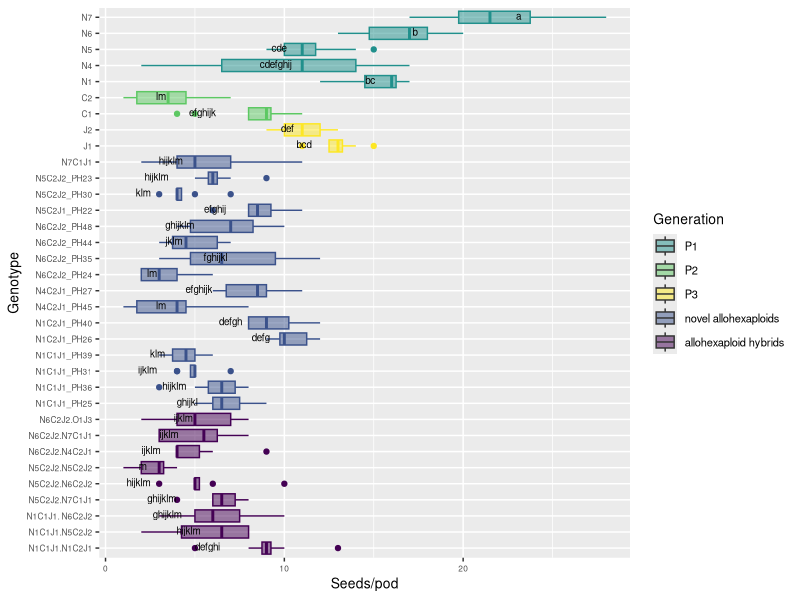

Write R code to recreate this figure.
# Comparison 2X: Novel allohexaploids

#load packages 
install.packages("multcompView")
install.packages("viridis")
library(viridis)

library(tidyverse)
library(dplyr)
library(ggplot2)
library(ggpubr)
library(datasets)
library(multcompView)


# vollständige Rohdatentabelle laden ######
setwd("C:/Users/Helen Behn/Documents/R/Data Analysis EPPN/00_raw_data/Final raw data table")
DATA <- read_csv("EPPN raw data complete 220419.csv")
View(DATA)


#drop first column
DATA = DATA[,2:37]
View(DATA)

#Comparison 2X	
# Aim: to determine if the NCJ allohexaploids have more similarity to each other than to their parent genotypes 
# Genotypes: PH22	PH23	PH24	PH25	PH26	PH27	PH28	PH42	PH30	PH35	PH36	PH40	PH45	PH44	
# PH31	PH48	PH39	PH12	PH13	PH14	PH15	PH16	PH07	PH08	PH09	PH10

#### subsetting #####
#IMPORTANT: N5C2J2.N5C2J1_PH43 has only one parent genotype: N5C2J2 (PH30 and PH23), 
# N5C2J1_PH42 was wrong, deleted from subsetting group 4

comp_2X4 <- DATA[DATA$Genotype %in% c("N6C2J2_PH24", "N6C2J2_PH35", "N6C2J2_PH44", "N6C2J2_PH48", 
                                     "N5C2J1_PH22", "N5C2J2_PH30", "N5C2J2_PH23", "N1C1J1_PH25", "N1C1J1_PH36", 
                                     "N1C1J1_PH31", "N1C1J1_PH39", "N1C2J1_PH26", "N1C2J1_PH40", "N4C2J1_PH45","N4C2J1_PH27", "N7C1J1", 
                                     
                                     "N5", "N6", "N1", "N4", "N7","C1", "C2", "J1", "J2", 
                                     
                                     "N1C1J1.N5C2J2", "N6C2J2.N7C1J1", "N5C2J2.N7C1J1", "N1C1J1. N6C2J2",
                                     "N5C2J2.N6C2J2","N1C1J1.N1C2J1", "N5C2J2.N5C2J2", "N6C2J2.N4C2J1", "N6C2J2.O1J3"), ]
head(comp_2X4)
View(comp_2X4)

#create column giving generation###############################################
#N5C2J1_PH42 removed!!!######################################################## 
comp_2X4 <- comp_2X4 %>%
  mutate(Generation = case_when(
  Genotype == "N1" ~ "P1",
  Genotype == "N4" ~ "P1",
  Genotype == "N5" ~ "P1",
  Genotype == "N6" ~ "P1",
  Genotype == "N7" ~ "P1",
  Genotype == "C1" ~ "P2",
  Genotype == "C2" ~ "P2",
  Genotype == "J1" ~ "P3",
  Genotype == "J2" ~ "P3",
  Genotype == "N5C2J1_PH22" ~ "novel allohex",
  Genotype == "N5C2J2_PH23" ~ "novel allohex",
  Genotype == "N6C2J2_PH24" ~ "novel allohex",
  Genotype == "N1C1J1_PH25" ~ "novel allohex",
  Genotype == "N1C2J1_PH26" ~ "novel allohex",
  Genotype == "N4C2J1_PH27" ~ "novel allohex",
  Genotype == "N5C2J2_PH30" ~ "novel allohex",
  Genotype == "N1C1J1_PH31" ~ "novel allohex",
  Genotype == "N6C2J2_PH35" ~ "novel allohex",
  Genotype == "N1C1J1_PH36" ~ "novel allohex",
  Genotype == "N1C1J1_PH39" ~ "novel allohex",
  Genotype == "N1C2J1_PH40" ~ "novel allohex",
  Genotype == "N6C2J2_PH44" ~ "novel allohex",
  Genotype == "N4C2J1_PH45" ~ "novel allohex",
  Genotype == "N6C2J2_PH48" ~ "novel allohex",
  Genotype == "N7C1J1" ~ "novel allohex",
  Genotype == "N1C1J1.N5C2J2" ~ "allohex hybrid",
  Genotype == "N1C1J1.N1C2J1" ~ "allohex hybrid",
  Genotype == "N5C2J2.N7C1J1" ~ "allohex hybrid",
  Genotype == "N5C2J2.N5C2J2" ~ "allohex hybrid",
  Genotype == "N1C1J1. N6C2J2" ~ "allohex hybrid",
  Genotype == "N5C2J2.N6C2J2" ~ "allohex hybrid",
  Genotype == "N6C2J2.O1J3" ~ "allohex hybrid",
  Genotype == "N6C2J2.N4C2J1" ~ "allohex hybrid",
  Genotype == "N6C2J2.N7C1J1" ~ "allohex hybrid"))


# Reorder factor levels in comp_2X4
#N5C2J1_PH42 removed!!!##
comp_2X4ord <- comp_2X4                             
comp_2X4ord$Genotype <- factor(comp_2X4ord$Genotype,     
                             levels = c("N1C1J1.N1C2J1", "N1C1J1.N5C2J2", "N1C1J1. N6C2J2", 
                               "N5C2J2.N7C1J1", "N5C2J2.N6C2J2", "N5C2J2.N5C2J2", 
                               "N6C2J2.N4C2J1", "N6C2J2.N7C1J1", "N6C2J2.O1J3",
                               
                               "N1C1J1_PH25", "N1C1J1_PH36","N1C1J1_PH31", "N1C1J1_PH39", 
                               "N1C2J1_PH26", "N1C2J1_PH40", 
                               "N4C2J1_PH45","N4C2J1_PH27",
                               "N6C2J2_PH24", "N6C2J2_PH35", "N6C2J2_PH44", "N6C2J2_PH48", 
                               "N5C2J1_PH22", 
                               "N5C2J2_PH30", "N5C2J2_PH23", 
                               "N7C1J1",
                               
                               "J1", "J2", "C1", "C2", "N1", "N4", "N5", "N6", "N7"))

# ANOVA, Tukey & Boxplot with CLD according to Rosane Rech##########################################################
# loading the appropriate libraries
library(datasets)

# analysis of variance
anova <- aov(seeds_per_pod ~ Genotype, data = comp_2X4ord)
summary(anova)

# Tukey's test
tukey <- TukeyHSD(anova)
print(tukey)

# compact letter display
cld <- multcompLetters4(anova, tukey)
print(cld)

# table with factors and 3rd quantile
Tk <- group_by(comp_2X4ord, Genotype) %>%
  summarise(mean = round(mean(seeds_per_pod), digits = 1), quant = round(quantile(seeds_per_pod, probs = 0.75), digits = 1)) %>%
  arrange(desc(mean)) #WICHTIG: arrange(desc(mean)) muss hier rein!!!

# extracting the compact letter display and adding to the Tk table
cld <- as.data.frame.list(cld$Genotype)
Tk$cld <- cld$Letters
print(Tk) # print dient der Überprüfung: Mittelwerte und Letter code 
# in der gleichen Reihenfolge angeordnet?


#create column giving generation###############################################
#N5C2J1_PH42 removed!!!########################################################
ANOVA_Tukey_2X4 <- Tk %>%
  mutate(Generation = case_when(
    Genotype == "N1" ~ "P1",
    Genotype == "N4" ~ "P1",
    Genotype == "N5" ~ "P1",
    Genotype == "N6" ~ "P1",
    Genotype == "N7" ~ "P1",
    Genotype == "C1" ~ "P2",
    Genotype == "C2" ~ "P2",
    Genotype == "J1" ~ "P3",
    Genotype == "J2" ~ "P3",
    Genotype == "N5C2J1_PH22" ~ "novel allohex",
    Genotype == "N5C2J2_PH23" ~ "novel allohex",
    Genotype == "N6C2J2_PH24" ~ "novel allohex",
    Genotype == "N1C1J1_PH25" ~ "novel allohex",
    Genotype == "N1C2J1_PH26" ~ "novel allohex",
    Genotype == "N4C2J1_PH27" ~ "novel allohex",
    Genotype == "N5C2J2_PH30" ~ "novel allohex",
    Genotype == "N1C1J1_PH31" ~ "novel allohex",
    Genotype == "N6C2J2_PH35" ~ "novel allohex",
    Genotype == "N1C1J1_PH36" ~ "novel allohex",
    Genotype == "N1C1J1_PH39" ~ "novel allohex",
    Genotype == "N1C2J1_PH40" ~ "novel allohex",
    Genotype == "N6C2J2_PH44" ~ "novel allohex",
    Genotype == "N4C2J1_PH45" ~ "novel allohex",
    Genotype == "N6C2J2_PH48" ~ "novel allohex",
    Genotype == "N7C1J1" ~ "novel allohex",
    Genotype == "N1C1J1.N5C2J2" ~ "allohex hybrid",
    Genotype == "N1C1J1.N1C2J1" ~ "allohex hybrid",
    Genotype == "N5C2J2.N7C1J1" ~ "allohex hybrid",
    Genotype == "N5C2J2.N5C2J2" ~ "allohex hybrid",
    Genotype == "N1C1J1. N6C2J2" ~ "allohex hybrid",
    Genotype == "N5C2J2.N6C2J2" ~ "allohex hybrid",
    Genotype == "N6C2J2.O1J3" ~ "allohex hybrid",
    Genotype == "N6C2J2.N4C2J1" ~ "allohex hybrid",
    Genotype == "N6C2J2.N7C1J1" ~ "allohex hybrid"))
view(ANOVA_Tukey_2X4)

#boxplot
ggplot(comp_2X4ord, aes(Genotype, seeds_per_pod, fill = Generation, color = Generation)) + 
  geom_boxplot() +
  labs(x="Genotype", y="Seeds/pod") +
  geom_text(data = ANOVA_Tukey_2X4, aes(x = Genotype, y = quant, label = cld), color = "black", size = 2.5, vjust = 0.3, hjust = 3) +
  coord_flip() +
  theme(axis.title = element_text(size = 14),
        legend.text = element_text(size = 8),
        legend.title = element_text(size = 10),
        axis.title.x = element_text(size = 10),
        axis.title.y = element_text(size = 10),
        axis.text.x = element_text(size = 6),
        axis.text.y = element_text(size = 6)) +
  scale_color_viridis(discrete = TRUE, option = "D", direction = 1, guide = "none", alpha = 1) +  #legend removed by guide = "none" 
  scale_fill_viridis(discrete = TRUE, option = "D", direction = 1, alpha = 0.5,
                     breaks=c("P1", "P2", "P3", "novel allohex", "allohex hybrid"),
                     labels=c("P1", "P2", "P3", "novel allohexaploids", "allohexaploid hybrids")) ##reorder legend labels!
